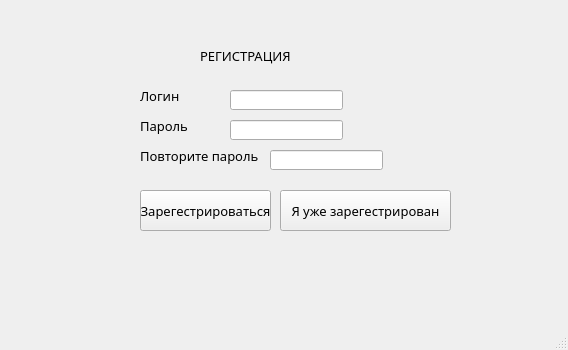
<?xml version="1.0" encoding="UTF-8"?>
<ui version="4.0">
 <class>MainWindow</class>
 <widget class="QMainWindow" name="MainWindow">
  <property name="geometry">
   <rect>
    <x>0</x>
    <y>0</y>
    <width>568</width>
    <height>350</height>
   </rect>
  </property>
  <property name="windowTitle">
   <string>MainWindow</string>
  </property>
  <widget class="QWidget" name="centralwidget">
   <widget class="QLabel" name="label">
    <property name="geometry">
     <rect>
      <x>140</x>
      <y>80</y>
      <width>91</width>
      <height>31</height>
     </rect>
    </property>
    <property name="font">
     <font>
      <family>Bahnschrift Light</family>
      <pointsize>10</pointsize>
     </font>
    </property>
    <property name="text">
     <string>Логин</string>
    </property>
   </widget>
   <widget class="QLabel" name="label_2">
    <property name="geometry">
     <rect>
      <x>140</x>
      <y>110</y>
      <width>71</width>
      <height>31</height>
     </rect>
    </property>
    <property name="font">
     <font>
      <family>Bahnschrift Light</family>
      <pointsize>10</pointsize>
     </font>
    </property>
    <property name="text">
     <string>Пароль</string>
    </property>
   </widget>
   <widget class="QLabel" name="label_3">
    <property name="geometry">
     <rect>
      <x>140</x>
      <y>140</y>
      <width>121</width>
      <height>31</height>
     </rect>
    </property>
    <property name="font">
     <font>
      <family>Bahnschrift Light</family>
      <pointsize>10</pointsize>
     </font>
    </property>
    <property name="text">
     <string>Повторите пароль</string>
    </property>
   </widget>
   <widget class="QPushButton" name="button_reg">
    <property name="geometry">
     <rect>
      <x>140</x>
      <y>190</y>
      <width>131</width>
      <height>41</height>
     </rect>
    </property>
    <property name="font">
     <font>
      <family>Bahnschrift Light</family>
      <pointsize>10</pointsize>
     </font>
    </property>
    <property name="text">
     <string>Зарегестрироваться</string>
    </property>
   </widget>
   <widget class="QLineEdit" name="reg_login">
    <property name="geometry">
     <rect>
      <x>230</x>
      <y>90</y>
      <width>113</width>
      <height>20</height>
     </rect>
    </property>
   </widget>
   <widget class="QLineEdit" name="reg_pass">
    <property name="geometry">
     <rect>
      <x>230</x>
      <y>120</y>
      <width>113</width>
      <height>20</height>
     </rect>
    </property>
    <property name="layoutDirection">
     <enum>Qt::RightToLeft</enum>
    </property>
    <property name="echoMode">
     <enum>QLineEdit::Password</enum>
    </property>
   </widget>
   <widget class="QLineEdit" name="reg_pass1">
    <property name="geometry">
     <rect>
      <x>270</x>
      <y>150</y>
      <width>113</width>
      <height>20</height>
     </rect>
    </property>
    <property name="echoMode">
     <enum>QLineEdit::Password</enum>
    </property>
   </widget>
   <widget class="QPushButton" name="still_reg">
    <property name="geometry">
     <rect>
      <x>280</x>
      <y>190</y>
      <width>171</width>
      <height>41</height>
     </rect>
    </property>
    <property name="font">
     <font>
      <family>Bahnschrift Light</family>
      <pointsize>10</pointsize>
     </font>
    </property>
    <property name="text">
     <string>Я уже зарегестрирован</string>
    </property>
   </widget>
   <widget class="QLabel" name="label_4">
    <property name="geometry">
     <rect>
      <x>200</x>
      <y>40</y>
      <width>91</width>
      <height>31</height>
     </rect>
    </property>
    <property name="font">
     <font>
      <family>Bahnschrift Light</family>
      <pointsize>10</pointsize>
     </font>
    </property>
    <property name="text">
     <string>РЕГИСТРАЦИЯ</string>
    </property>
   </widget>
  </widget>
  <widget class="QMenuBar" name="menubar">
   <property name="geometry">
    <rect>
     <x>0</x>
     <y>0</y>
     <width>568</width>
     <height>21</height>
    </rect>
   </property>
  </widget>
  <widget class="QStatusBar" name="statusbar"/>
 </widget>
 <resources/>
 <connections/>
</ui>
